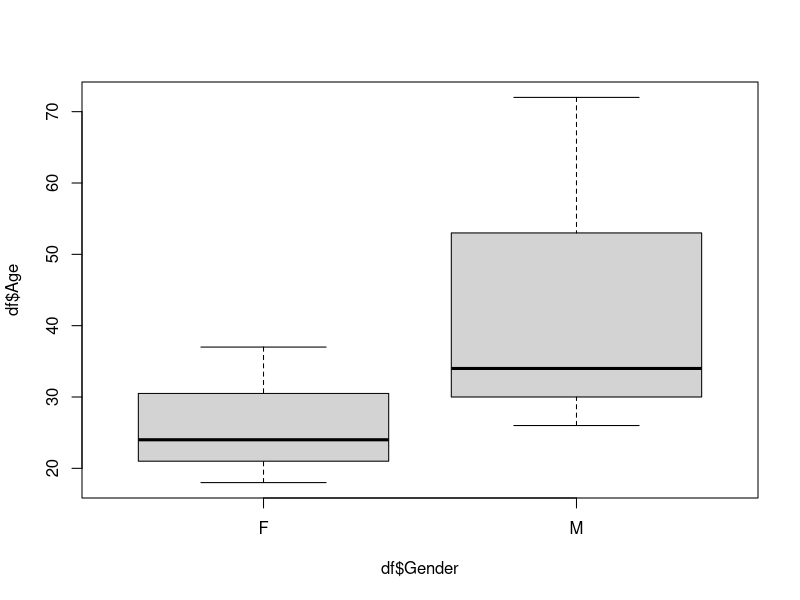
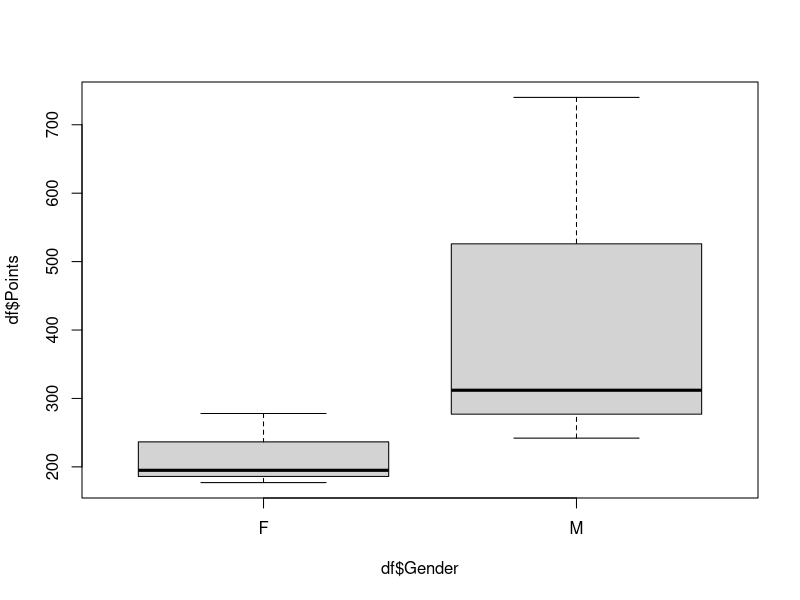
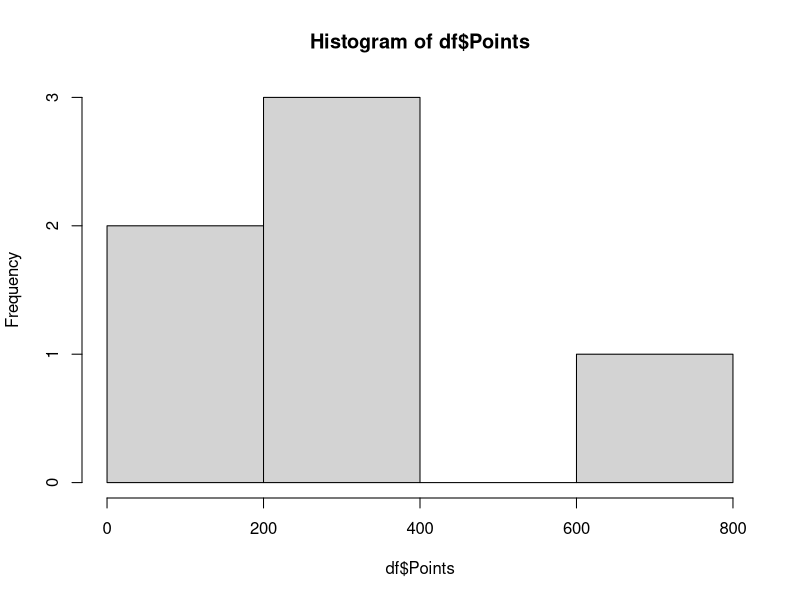
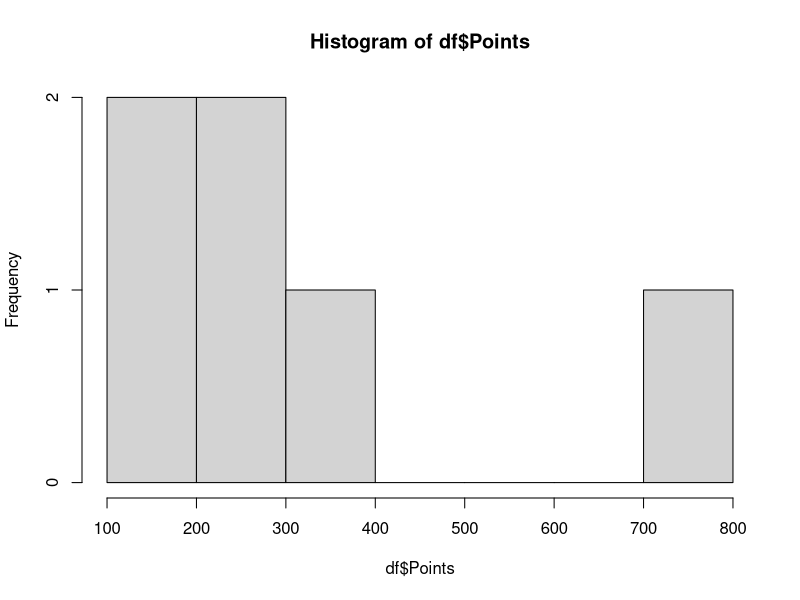
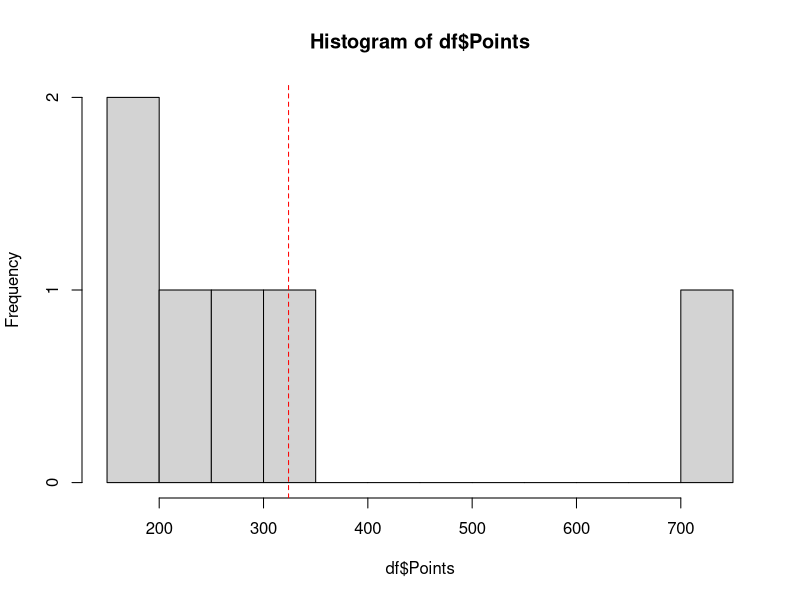
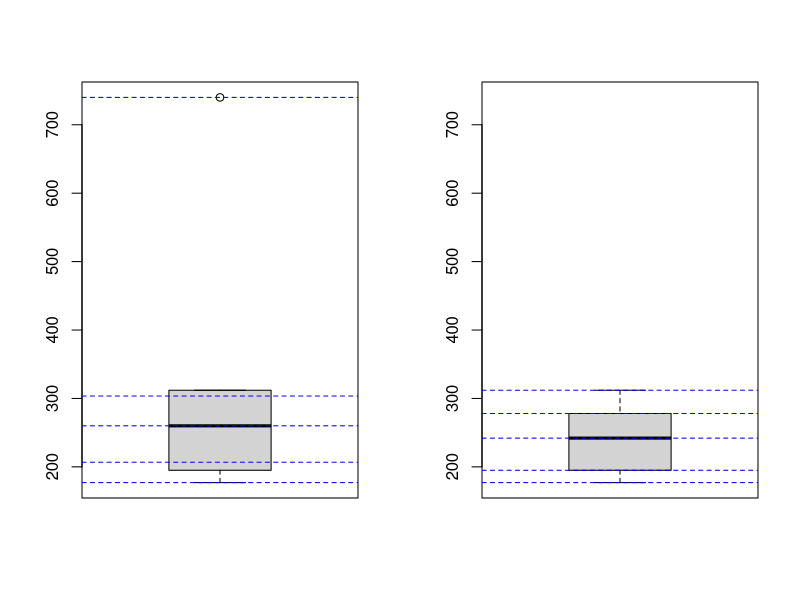
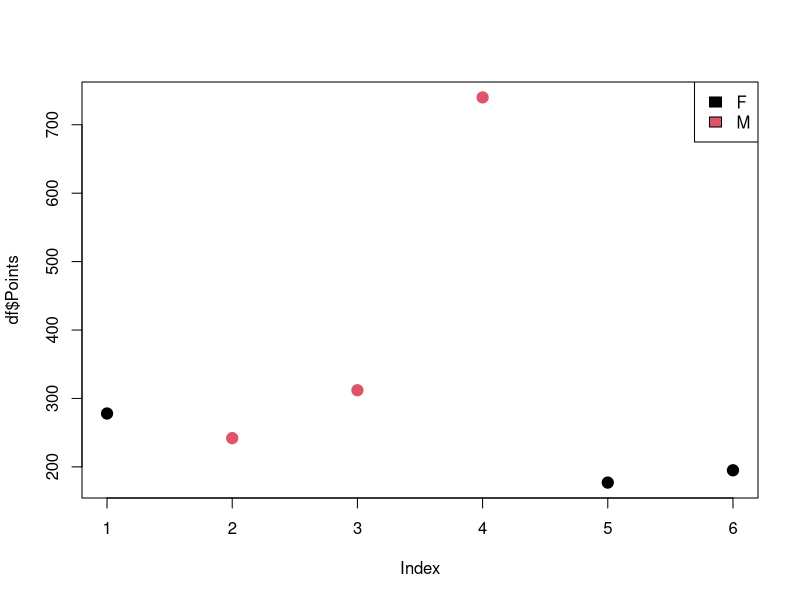

Write the R code that produced these figures, in order.
## Esercizi riadattati da (soluzioni al link):
# https://www.w3resource.com/r-programming-exercises/dataframe/index.php

# Creare un dataframe vuoto
df <- data.frame()
df

# Creare un dataframe a partire da questi quattro vettori:
# vettore 'names' di tipo character
# vettore 'score' di tipo numeric
# vettore 'attempts' di tipo integer
# vettore 'qualify' di tipo character
name = c('Anastasia', 'Dima', 'Katherine', 'James', 'Emily', 'Michael', 'Matthew', 'Laura', 'Kevin', 'Jonas')
score = c(12.5, 9, 16.5, 12, 9, 20, 14.5, 13.5, 8, 19)
attempts = c(1, 3, 2, 3, 2, 3, 1, 1, 2, 1)
qualify = c('yes', 'no', 'yes', 'no', 'no', 'yes', 'yes', 'no', 'no', 'yes')

df <- data.frame(name, score, attempts, qualify)
df

# Visualizza la struttura del dataframe creato
str(df)

# Visualizza statistiche sul dataframe creato
summary(df)

# Estrarre la colonna 'score' dal dataframe e salvarla in una variabile
sc <- df$score
sc

# Controllare la classe di questa colonna
class(score)

# Cambiare la classe della colonna nel dataframe in integer
df$score <- as.integer(df$score)
df

# Estrarre le prime due righe dal dataframe
df[1:2,]

# Estrarre la terza e quinta riga e prima e terza colonna dal dataframe
df[c(3,5), c(1,3)]

# Aggiungere una nuova colonna 'country' (tipo character) al dataframe
# (inventare i valori da inserire)
df$country <- c("Italy", "USA", "UK", "Italy", "USA", "UK", "Italy", "USA", "UK", "Italy")

# Estrarre i nomi delle colonne
names(df)

# Aggiungere una nuova riga al dataframe
# (anche qui inventare dei valori)
# N.B. potete usare str(df) per controllare la classe di ogni colonna e che valori mettere
str(df)
riga <- data.frame(name = "Jack", score = 10, attempts = 4, qualify = "no", country = "UK")
riga
df <- rbind(df, riga)

# Estrarre solo le ultime 3 righe del dataframe
tail(df)

str(df)

# Eliminare la colonna 'attempts'
df <- subset(df, select = -attempts)
names(df)
str(df)

# Eliminare la terza riga del dataframe
dim(df)
df <- df[-3, ]
dim(df)

# Cambiare i nomi alle prime due colonne del dataframe
names(df)[1:2] <- c("NOMI", "PUNTEGGI")
names(df)

str(df)

# Cambiare il nome all'ultima colonna del dataframe
names(df)[4] <- c("STATO")
names(df)

str(df)

# Inserire dei valori NA in posizioni casuali del dataframe
# nelle colonne 'score' e 'attempts'
df$PUNTEGGI[which(df$PUNTEGGI < 10)] <- NA
summary(df)

# Contare il totale dei valori NA per riga
rowSums(is.na(df))

# Contare il totale dei valori NA per colonna
colSums(is.na(df))


# Sostituire i valori NA con 0
df$PUNTEGGI[is.na(df$PUNTEGGI)] <- 0
df
summary(df)

#####

# Creare un dataframe a partire da questi vettori

Firstname <- c("Alice", "Paul", "Jerry", "Thomas", "Marguerite", "Linda")
Lastname <- c("Ryan", "Collins", "Burke", "Dolan", "Black", "McGrath")
Age <- c(37, 34, 26, 72, 18, 24)
Gender <- c("F", "M", "M", "M", "F", "F")
Points <- c(278, 242, 312, 740, 177, 195)

df <- data.frame(Firstname, Lastname, Age, Gender, Points)
df

# Salva i valori di 'Points' in un vettore
# Calcola la media dei punti
pts <- df$Points

# Salva i dati corrispondenti alle donne in un altro dataframe 
# chiamato 'fpoints' e poi visualizzarne le statistiche principali
fpoints <- df[which(df$Gender == "F"), ]
fpoints

# Sostituire l'eta di Paul Collins con 48
df
df$Age[which((df$Firstname == "Phil") & (df$Lastname == "Collins"))] <- 48
df

# Calcolare l'età massima degli uomini
max(df$Age[which(df$Gender == "M")])


# Estrarre le righe corrispondenti alle persone che hanno ottenuto più di
# 100 punti e che hanno più di 30 anni
df[which((df$Points > 100)) & (df$Age > 30), ]


# Fare un grafico delle distribuzioni delle età per genere
boxplot(df$Age ~ df$Gender)

# Fare un grafico delle distribuzioni dei punti per genere
boxplot(df$Points ~ df$Gender)

# Fare un istogramma della distribuzione dei punteggi
# (provare diversi breaks e vedere come varia)
hist(df$Points, breaks = 3)
hist(df$Points, breaks = 5)
hist(df$Points, breaks = 10)

# Calcolare la media dei punteggi
avg <- mean(df$Points)

# Plottare una linea verticale colorata e tratteggiata sul barplot creato
# in corrispondenza della media
abline(v = avg, col = "red", lty = 2, lwd = 1)

# Dividere in due plot affiancati la finestra Plots
par(mfrow = c(1,2))

# Plottare la distribuzione dei punteggi con un boxplot
# Mettere come estremi dell'asse y del grafico il minimo ed il massimo
# della distribuzione
boxplot(df$Points, ylim = c(min(df$Points), max(df$Points)))

# Calcolare i quantili della distribuzione
q <- quantile(df$Points)
q

# Plottare i quantili sul grafico come linee orizzontali tratteggiate e colorate
abline(h = q[1], col = "blue", lty = 2, lwd = 1)
abline(h = q[2], col = "blue", lty = 2, lwd = 1)
abline(h = q[3], col = "blue", lty = 2, lwd = 1)
abline(h = q[4], col = "blue", lty = 2, lwd = 1)
abline(h = q[5], col = "blue", lty = 2, lwd = 1)

# Rimuovere il/i valore/i outlier dal dataframe e salvare
# il dataframe ridotto in una nuova variabile
df_reduced <- df[-which(df$Points > 400),]
df_reduced

# Plottare la nuova distribuzione dei punteggi con un boxplot
# Mettere come estremi dell'asse y del grafico il minimo ed il massimo
# della distribuzione iniziale in modo da avere i grafici in scala
boxplot(df_reduced$Points, ylim = c(min(df$Points), max(df$Points)))

# Calcolare i quantili della nuova distribuzione e plottarli
q2 <- quantile(df_reduced$Points)
abline(h = q2[1], col = "blue", lty = 2, lwd = 1)
abline(h = q2[2], col = "blue", lty = 2, lwd = 1)
abline(h = q2[3], col = "blue", lty = 2, lwd = 1)
abline(h = q2[4], col = "blue", lty = 2, lwd = 1)
abline(h = q2[5], col = "blue", lty = 2, lwd = 1)

# Riportare la finestra grafica ad un solo plot
par(mfrow = c(1,1))

# Fare uno scatterplot dei punteggi 
# utilizzare come simbolo i cerchi pieni di dimensione 1.5 e colorare in base al genere
plot(df$Points, col = factor(df$Gender), pch = 19, cex = 1.5)

# fare una legenda per questo plot, posizionata in alto a destra
legend("topright", legend = unique(df$Gender), fill = factor(df$Gender))
